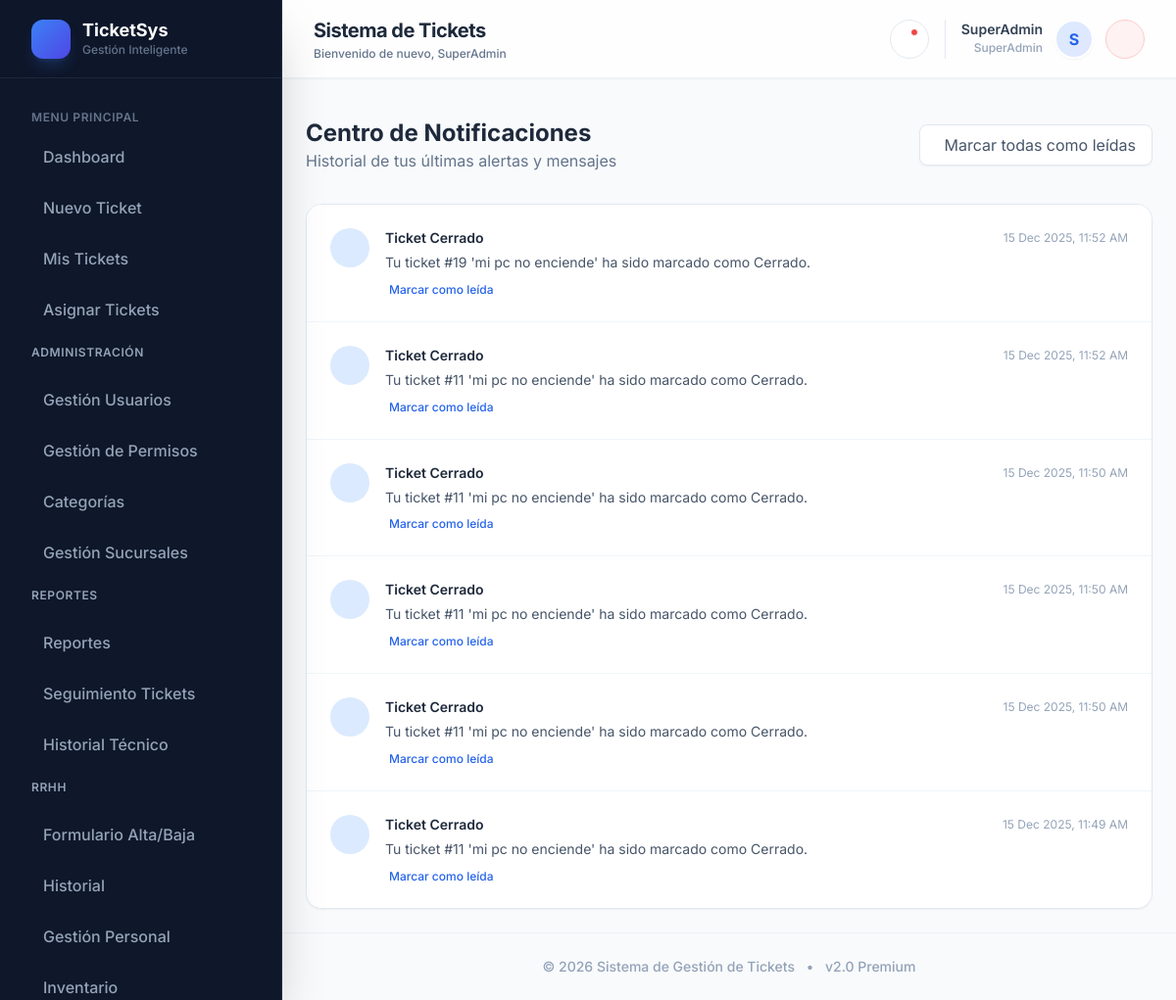
/index.php?view=notificaciones (signed in), run on the app's committed database.
### tables this page shows
CREATE TABLE `notificaciones` (
  `id` int(11) NOT NULL AUTO_INCREMENT,
  `usuario_id` int(11) NOT NULL,
  `titulo` varchar(100) NOT NULL,
  `mensaje` text NOT NULL,
  `tipo` varchar(20) DEFAULT 'info',
  `leida` tinyint(1) DEFAULT 0,
  `enlace` varchar(255) DEFAULT NULL,
  `created_at` timestamp NOT NULL DEFAULT current_timestamp(),
  PRIMARY KEY (`id`),
  KEY `usuario_id` (`usuario_id`),
  KEY `leida` (`leida`)
);

### seccion_notificaciones.php (the view, shortened to what this page needs)
<?php
$stmt = $pdo->prepare("SELECT * FROM notificaciones WHERE usuario_id = ? ORDER BY created_at DESC LIMIT 50");
$stmt->execute([$_SESSION['usuario_id']]);
$todas_notificaciones = $stmt->fetchAll(PDO::FETCH_ASSOC);
?>
<div class="p-6 flex-1">
    <div class="max-w-4xl mx-auto">
        <div class="flex items-center justify-between mb-8">
            <div>
                <h2 class="text-2xl font-bold text-slate-800">Centro de Notificaciones</h2>
                <p class="text-slate-500">Historial de tus últimas alertas y mensajes</p>
            </div>
            <button onclick="marcarTodasLeidasGlobal()"
                class="px-4 py-2 bg-white border border-slate-200 text-slate-600 rounded-lg hover:bg-slate-50 hover:text-blue-600 transition-colors shadow-sm flex items-center gap-2">
                Marcar todas como leídas
            </button>
        </div>
        <div class="bg-white rounded-2xl shadow-sm border border-slate-200 overflow-hidden">
            <?php if (empty($todas_notificaciones)): ?>
                <div class="p-12 text-center">
                    <div class="w-16 h-16 bg-slate-50 rounded-full flex items-center justify-center mx-auto mb-4">
                        <i class="ri-notification-off-line text-3xl text-slate-300"></i>
                    </div>
                    <h3 class="text-lg font-medium text-slate-700 mb-1">No tienes notificaciones</h3>
                    <p class="text-slate-500">Te avisaremos cuando haya actividad importante.</p>
                </div>
            <?php else: ?>
                <div class="divide-y divide-slate-100">
                    <?php foreach ($todas_notificaciones as $n): ?>
                        <div id="notif-row-<?= $n['id'] ?>"
                            class="p-6 hover:bg-slate-50 transition-colors flex gap-4 <?= $n['leida'] ? 'opacity-60 bg-slate-50/50' : 'bg-white' ?>">
                            <div class="flex-shrink-0">
                                <?php
                                $bg_color = 'bg-blue-100 text-blue-600';
                                ?>
                                <div class="w-10 h-10 rounded-full <?= $bg_color ?> flex items-center justify-center text-lg">
                                </div>
                            </div>
                            <div class="flex-1 min-w-0">
                                <div class="flex items-center justify-between mb-1">
                                    <h4 class="text-sm font-semibold text-slate-800 truncate pr-4">
                                        <?= htmlspecialchars($n['titulo']) ?>
                                    </h4>
                                    <span class="text-xs text-slate-400 flex-shrink-0 whitespace-nowrap">
                                        <?= date('d M Y, h:i A', strtotime($n['created_at'])) ?>
                                    </span>
                                </div>
                                <p class="text-sm text-slate-600 mb-2 leading-relaxed">
                                    <?= htmlspecialchars($n['mensaje']) ?>
                                </p>
                                <?php if (!$n['leida']): ?>
                                    <button onclick="marcarLeidaIndividual(<?= $n['id'] ?>)"
                                        class="text-xs font-medium text-blue-600 hover:text-blue-800 transition-colors flex items-center gap-1 btn-marcar-leida">
                                        <i class="ri-check-double-line"></i> Marcar como leída
                                    </button>
                                <?php endif; ?>
                            </div>
                        </div>
                    <?php endforeach; ?>
                </div>
            <?php endif; ?>
        </div>
    </div>
</div>

### contenedor_0_base.php (shortened to what this page needs)
<!DOCTYPE html>
<html lang="es">
<head>
    <script src="https://cdn.tailwindcss.com"></script>
    <link href="https://cdn.jsdelivr.net/npm/remixicon@3.5.0/fonts/remixicon.css" rel="stylesheet">
</head>
<body class="text-slate-800 antialiased bg-slate-50 selection:bg-primary selection:text-white">

### seccion_1_cabecera.php (shortened to what this page needs)
<header class="fixed top-0 right-0 left-72 h-20 z-10 transition-all duration-300">
    <div
        class="h-full px-8 flex items-center justify-between bg-white/80 backdrop-blur-md border-b border-slate-200/60 shadow-sm">
        <div>
            <h2 class="text-xl font-bold text-slate-800 tracking-tight">
                <?php
                $view = $_GET['view'] ?? 'dashboard';
                $titles = [
                    'dashboard' => 'Panel de Control',
                    'crear_ticket' => 'Nuevo Ticket',
                    'mis_tickets' => 'Mis Tickets',
                    'usuarios' => 'Gestión de Usuarios',
                    'asignar' => 'Asignación de Tickets',
                    'asignados' => 'Tickets Asignados',
                    'reportes' => 'Reportes y Estadísticas',
                    'backup' => 'Copia de Seguridad',
                    'restore' => 'Restaurar Sistema',
                    'config' => 'Configuración',
                    'historial_tecnico' => 'Historial Técnico',
                ];
                echo $titles[$view] ?? 'Sistema de Tickets';
                ?>
            </h2>
            <p class="text-xs text-slate-500 font-medium mt-0.5">Bienvenido de nuevo,
                <?php echo htmlspecialchars($nombre_usuario); ?>
            </p>
        </div>
        <div class="flex items-center gap-4">
            <?php
            $count_noleidas = 0;
            if (isset($pdo) && isset($usuario_id)) {
                try {
                    $stmt_count = $pdo->prepare("SELECT COUNT(*) FROM notificaciones WHERE usuario_id = ? AND leida = 0");
                    $stmt_count->execute([$usuario_id]);
                    $count_noleidas = $stmt_count->fetchColumn();
                    $stmt_notifs = $pdo->prepare("SELECT * FROM notificaciones WHERE usuario_id = ? ORDER BY created_at DESC LIMIT 5");
                    $stmt_notifs->execute([$usuario_id]);
                    $notificaciones = $stmt_notifs->fetchAll(PDO::FETCH_ASSOC);
                } catch(Exception $e) {}
            }
            ?>
            <div class="relative" x-data="{ open: false }">
                <button @click="open = !open" onclick="document.getElementById('notif-dropdown').classList.toggle('hidden');"
                    class="w-10 h-10 rounded-full bg-white border border-slate-200 text-slate-500 hover:text-blue-600 hover:border-blue-200 hover:shadow-md transition-all flex items-center justify-center relative group">
                    <?php if ($count_noleidas > 0): ?>
                        <span class="absolute top-2 right-2.5 w-2 h-2 bg-red-500 rounded-full border border-white animate-pulse"></span>
                    <?php endif; ?>
                </button>
            </div>
            <div class="flex items-center gap-3 pl-4 border-l border-slate-200">
                <div class="text-right hidden sm:block">
                    <p class="text-sm font-semibold text-slate-700 leading-none">
                        <?php echo htmlspecialchars($nombre_usuario); ?>
                    </p>
                    <p class="text-xs text-slate-400 mt-1 font-medium"><?php echo htmlspecialchars($rol_usuario); ?></p>
                </div>
                <div
                    class="w-10 h-10 rounded-full bg-gradient-to-br from-blue-100 to-indigo-100 border-2 border-white shadow-sm flex items-center justify-center text-blue-600 font-bold">
                    <?php echo strtoupper(substr($nombre_usuario, 0, 1)); ?>
                </div>
                <a href="logout.php"
                    class="w-10 h-10 rounded-full bg-red-50 border border-red-200 text-red-600 hover:bg-red-600 hover:text-white hover:shadow-md transition-all flex items-center justify-center"
                    title="Cerrar Sesión">
                </a>
            </div>
        </div>
    </div>
</header>

### seccion_2_menu_lateral.php (shortened to what this page needs)
<?php
$permisos_usuario = [];
try {
    $stmt = $pdo->prepare("
        SELECT m.nombre
        FROM permisos_roles pr
        JOIN modulos m ON pr.modulo_id = m.id
        JOIN roles r ON pr.rol_id = r.id
        WHERE r.nombre = ?
    ");
    $stmt->execute([$rol_usuario ?? '']);
    $permisos_role = $stmt->fetchAll(PDO::FETCH_COLUMN);
    $permisos_extra = [];
    if (isset($_SESSION['usuario_id'])) {
        $stmt_u = $pdo->prepare("
            SELECT m.nombre
            FROM permisos_usuarios pu
            JOIN modulos m ON pu.modulo_id = m.id
            WHERE pu.usuario_id = ?
        ");
        $stmt_u->execute([$_SESSION['usuario_id']]);
        $permisos_extra = $stmt_u->fetchAll(PDO::FETCH_COLUMN);
    }
    $permisos_usuario = array_unique(array_merge($permisos_role, $permisos_extra));
} catch (PDOException $e) {
    $permisos_usuario = [];
}
$enlaces_visibles = [];
foreach ($permisos_usuario as $permiso) {
    if (isset($mapa_enlaces[$permiso])) {
        $enlace = $mapa_enlaces[$permiso];
        if (isset($enlace[0]) && is_array($enlace[0])) {
            foreach ($enlace as $sub_enlace) {
                $enlaces_visibles[] = $sub_enlace;
            }
        } else {
            $enlaces_visibles[] = $enlace;
        }
    }
}
$enlaces_por_grupo = ['' => []];
foreach ($enlaces_visibles as $enlace) {
    $grupo = $enlace['grupo'];
    if (!isset($enlaces_por_grupo[$grupo])) {
        $enlaces_por_grupo[$grupo] = [];
    }
    $enlaces_por_grupo[$grupo][] = $enlace;
}
if ($rol_usuario === 'Admin' || $rol_usuario === 'SuperAdmin' || $rol_usuario === 'Tecnico') {
    $existe_historial = false;
    if (!$existe_historial) {
        $enlaces_por_grupo['Reportes'][] = [
            'href' => 'index.php?view=historial_tecnico',
            'label' => 'Historial Técnico',
            'icon' => 'ri-history-line',
            'grupo' => 'Reportes'
        ];
    }
}
?>
<aside
    class="w-72 bg-slate-900 text-slate-300 h-screen fixed inset-y-0 left-0 overflow-y-auto border-r border-slate-800 shadow-2xl z-20 transition-all duration-300">
    <div
        class="h-20 flex items-center px-8 border-b border-slate-800 bg-slate-900/50 backdrop-blur-sm sticky top-0 z-10">
        <div class="flex items-center gap-3">
            <div
                class="w-10 h-10 rounded-xl bg-gradient-to-br from-blue-500 to-indigo-600 flex items-center justify-center shadow-lg shadow-blue-500/20">
            </div>
            <div>
                <h1 class="font-bold text-white text-lg leading-tight">TicketSys</h1>
                <p class="text-xs text-slate-500 font-medium">Gestión Inteligente</p>
            </div>
        </div>
    </div>
    <nav class="p-4 mt-4">
        <div class="mb-2 px-4 text-xs font-semibold text-slate-500 uppercase tracking-wider">Menu Principal</div>
        <ul class="space-y-1">
            <?php
            if (!empty($enlaces_por_grupo[''])) {
                foreach ($enlaces_por_grupo[''] as $enlace) {
                    $view_param = '';
                    if (preg_match('/view=([^&]+)/', $enlace['href'], $matches)) {
                        $view_param = $matches[1];
                    }
                    $isActive = (isset($_GET['view']) && $_GET['view'] === $view_param) || (!isset($_GET['view']) && $view_param === 'dashboard');
                    $activeClass = $isActive ? 'bg-blue-600 text-white shadow-lg shadow-blue-600/20' : 'hover:bg-slate-800 hover:text-white text-slate-400';
                    echo "<li>";
                    echo "<a href='" . htmlspecialchars($enlace['href']) . "' class='flex items-center py-3 px-4 rounded-xl transition-all duration-200 group $activeClass'>";
                    echo "<span class='font-medium'>" . htmlspecialchars($enlace['label']) . "</span>";
                    echo "</a>";
                    echo "</li>";
                }
            }
            foreach ($enlaces_por_grupo as $grupo => $enlaces) {
                if ($grupo === '' || empty($enlaces))
                    continue;
                $grupo_id = strtolower(str_replace(' ', '_', $grupo));
                echo '<div class="mt-6">';
                echo '<button onclick="toggleGroup(\'' . $grupo_id . '\')" class="w-full flex items-center justify-between px-4 py-2 text-xs font-semibold text-slate-400 hover:text-slate-300 uppercase tracking-wider transition-colors group">';
                echo '<span>' . htmlspecialchars($grupo) . '</span>';
                echo '</button>';
                echo '<ul id="group_' . $grupo_id . '" class="space-y-1 mt-2 overflow-hidden transition-all duration-300">';
                foreach ($enlaces as $enlace) {
                    $view_param = '';
                    if (preg_match('/view=([^&]+)/', $enlace['href'], $matches)) {
                        $view_param = $matches[1];
                    }
                    $isActive = isset($_GET['view']) && $_GET['view'] === $view_param;
                    $activeClass = $isActive ? 'bg-blue-600 text-white shadow-lg shadow-blue-600/20' : 'hover:bg-slate-800 hover:text-white text-slate-400';
                    echo "<li>";
                    echo "<a href='" . htmlspecialchars($enlace['href']) . "' class='flex items-center py-3 px-4 rounded-xl transition-all duration-200 group $activeClass'>";
                    echo "<span class='font-medium'>" . htmlspecialchars($enlace['label']) . "</span>";
                    echo "</a>";
                    echo "</li>";
                }
                echo '</ul>';
                echo '</div>';
            }
            ?>
        </ul>
    </nav>
</aside>
<div class="ml-72 bg-slate-50/50 transition-all duration-300 relative z-0">
    <div class="pt-24 px-0 pb-0 w-full">
        <main class="w-full max-w-full mx-0 text-left block">

### index.php (shortened to what this page needs)
<?php
require_once __DIR__ . '/security_utils.php';
$usuario_id = $_SESSION['usuario_id'];
$rol_usuario = $_SESSION['usuario_rol'];
$nombre_usuario = $_SESSION['usuario_nombre'];
include __DIR__ . '/contenedor_0_base.php';
include __DIR__ . '/seccion_1_cabecera.php';
include __DIR__ . '/seccion_2_menu_lateral.php';
$view = $_GET['view'] ?? 'dashboard';
switch ($view) {
    case 'notificaciones':
        include __DIR__ . '/seccion_notificaciones.php';
        break;
}
?>
<?php include __DIR__ . '/footer.php'; ?>

### footer.php (shortened to what this page needs)
</main>
<footer class="py-6 text-center text-slate-400 text-sm font-medium border-t border-slate-200/50 mt-auto">
    <p>&copy; <?php echo date('Y'); ?> Sistema de Gestión de Tickets <span class="mx-2">•</span> v2.0 Premium</p>
</footer>
</div>
</div>

### contenedor_0_base.php (style rules this page uses)
body { font-family: 'Inter', sans-serif; background: #f8fafc; background-image: radial-gradient(at 0% 0%, hsla(253, 16%, 7%, 0) 0, transparent 50%), radial-gradient(at 50% 0%, hsla(225, 39%, 30%, 0) 0, transparent 50%), radial-gradient(at 100% 0%, hsla(339, 49%, 30%, 0) 0, transparent 50%); background-attachment: fixed; }

### data on the page
notificaciones: titulo "Ticket Cerrado", created_at "15 Dec 2025, 11:52 AM", mensaje "Tu ticket #19 'mi pc no enciende' ha sido marcado como Cerrado."
notificaciones: titulo "Ticket Cerrado", created_at "15 Dec 2025, 11:52 AM", mensaje "Tu ticket #11 'mi pc no enciende' ha sido marcado como Cerrado."
notificaciones: titulo "Ticket Cerrado", created_at "15 Dec 2025, 11:50 AM", mensaje "Tu ticket #11 'mi pc no enciende' ha sido marcado como Cerrado."
notificaciones: titulo "Ticket Cerrado", created_at "15 Dec 2025, 11:50 AM", mensaje "Tu ticket #11 'mi pc no enciende' ha sido marcado como Cerrado."
notificaciones: titulo "Ticket Cerrado", created_at "15 Dec 2025, 11:50 AM", mensaje "Tu ticket #11 'mi pc no enciende' ha sido marcado como Cerrado."
notificaciones: titulo "Ticket Cerrado", created_at "15 Dec 2025, 11:49 AM", mensaje "Tu ticket #11 'mi pc no enciende' ha sido marcado como Cerrado."

### other printed values
$titles[$view] "Sistema de Tickets"
$nombre_usuario "SuperAdmin"
$rol_usuario "SuperAdmin"
substr($nombre_usuario, 0, 1) "S"
$enlace['label'] "Dashboard"
$enlace['label'] "Nuevo Ticket"
$enlace['label'] "Mis Tickets"
$enlace['label'] "Asignar Tickets"
$grupo "ADMINISTRACIÓN"
$enlace['label'] "Gestión Usuarios"
$enlace['label'] "Gestión de Permisos"
$enlace['label'] "Categorías"
$enlace['label'] "Gestión Sucursales"
$grupo "REPORTES"
$enlace['label'] "Reportes"
